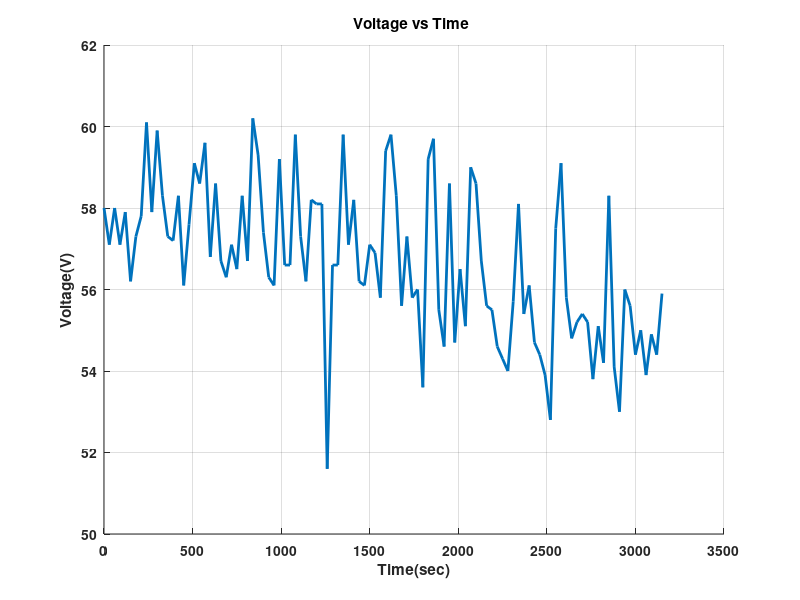

Here is the MATLAB script that generated this plot:
%%TEst drive data 2
clc;
clear all;
close all;
voltage = [58.0 57.1 58.0 57.1 57.9 56.2 57.3 57.8 60.1 57.9 59.9 58.3 57.3 57.2 58.3 56.1 57.6 59.1 58.6 59.6 56.8 58.6 56.7 56.3 57.1 56.5 58.3 56.7 60.2 59.3 57.4 56.3 56.1 59.2 56.6 56.6 59.8 57.3 56.2 58.2 58.1 58.1 51.6 56.6 56.6 	59.8 57.1 58.2 56.2 56.1 57.1 56.9 55.8 59.4 59.8 58.3 55.6 57.3 55.8 56.0 53.6 59.2 59.7 	55.5 54.6 58.6 54.7 56.5 55.1 59.0 58.6 56.7 55.6 55.5 54.6 54.3 54.0 55.7 58.1 55.4 56.1 	54.7 54.4 53.9 52.8 57.5 59.1 55.8 54.8 55.2 55.4 55.2 53.8 55.1 54.2 58.3 54.1 53.0 56.0 	55.6 54.4 55.0 53.9 54.9 54.4 55.9];
time = 0:30:3150;
hold on
figure(1)
plot(time,voltage,'linewidth',2),xlabel('Time(sec)','FontWeight','bold'),ylabel('Voltage(V)','FontWeight','bold'),grid on,title('Voltage vs Time ','FontWeight','bold'),set(gca,'FontWeight','bold')